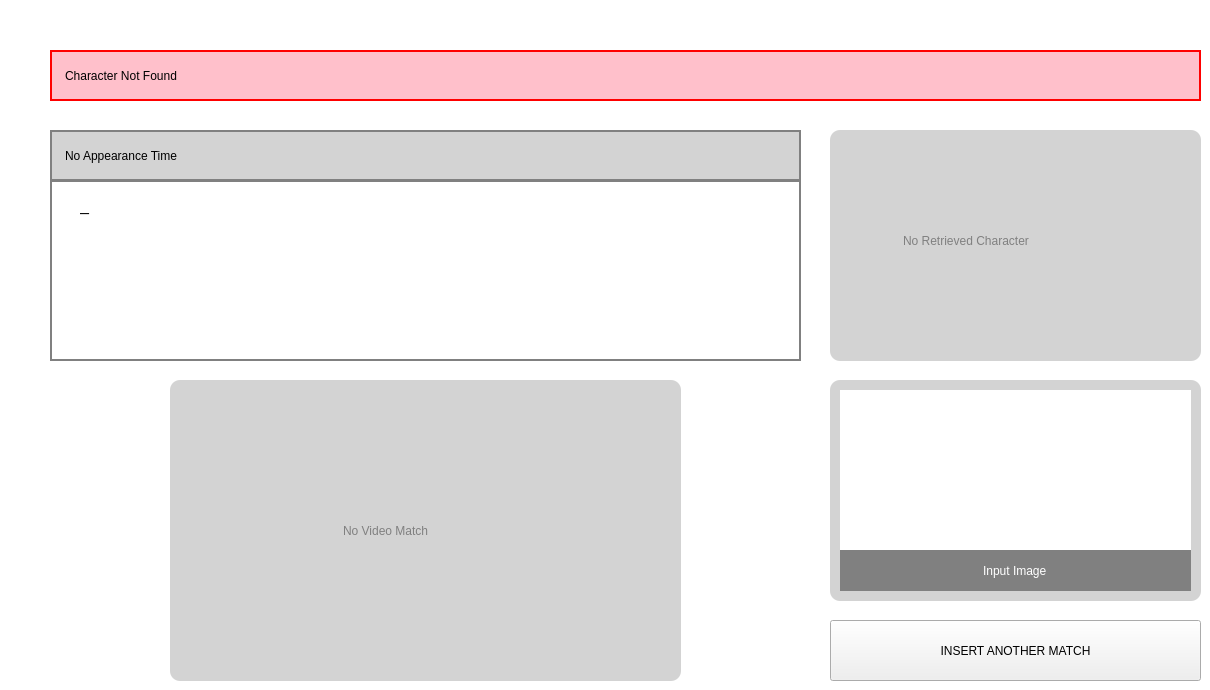
    <widget class="QWidget" name="not_found_page">
     <property name="styleSheet">
      <string notr="true">background-color:white</string>
     </property>
     <widget class="QLabel" name="label">
      <property name="geometry">
       <rect>
        <x>50</x>
        <y>50</y>
        <width>1151</width>
        <height>51</height>
       </rect>
      </property>
      <property name="styleSheet">
       <string notr="true">background-color:pink;
border: 2px solid red;
font: 12pt &quot;Arial Rounded MT Bold&quot;, &quot;Arial&quot;;
padding-left:10px;
</string>
      </property>
      <property name="text">
       <string>Character Not Found</string>
      </property>
     </widget>
     <widget class="QPushButton" name="btn_insertAnotherImage1">
      <property name="geometry">
       <rect>
        <x>830</x>
        <y>620</y>
        <width>371</width>
        <height>61</height>
       </rect>
      </property>
      <property name="styleSheet">
       <string notr="true">font: 12pt &quot;Shiny Signature&quot;, &quot;Arial&quot;;
background-color: none;</string>
      </property>
      <property name="text">
       <string>INSERT ANOTHER MATCH</string>
      </property>
     </widget>
     <widget class="QFrame" name="frame">
      <property name="geometry">
       <rect>
        <x>830</x>
        <y>380</y>
        <width>371</width>
        <height>221</height>
       </rect>
      </property>
      <property name="styleSheet">
       <string notr="true">background-color:lightgray;
border-radius: 10px;</string>
      </property>
      <property name="frameShape">
       <enum>QFrame::StyledPanel</enum>
      </property>
      <property name="frameShadow">
       <enum>QFrame::Raised</enum>
      </property>
      <widget class="QLabel" name="label_inputImage1">
       <property name="geometry">
        <rect>
         <x>10</x>
         <y>10</y>
         <width>351</width>
         <height>161</height>
        </rect>
       </property>
       <property name="autoFillBackground">
        <bool>false</bool>
       </property>
       <property name="styleSheet">
        <string notr="true">background-color:white;
border-radius: 0;</string>
       </property>
       <property name="text">
        <string/>
       </property>
       <property name="pixmap">
        <pixmap>images/we bare bear sticker medium.png</pixmap>
       </property>
       <property name="scaledContents">
        <bool>true</bool>
       </property>
      </widget>
      <widget class="QLabel" name="label_4">
       <property name="geometry">
        <rect>
         <x>10</x>
         <y>170</y>
         <width>351</width>
         <height>41</height>
        </rect>
       </property>
       <property name="styleSheet">
        <string notr="true">background-color:gray;
font: 9pt &quot;Arial Rounded MT Bold&quot;, &quot;Arial&quot;;
color: white;
border-radius: 0;
align:center;
padding-left: 140px;</string>
       </property>
       <property name="text">
        <string>Input Image</string>
       </property>
      </widget>
     </widget>
     <widget class="QFrame" name="frame_9">
      <property name="geometry">
       <rect>
        <x>830</x>
        <y>130</y>
        <width>371</width>
        <height>231</height>
       </rect>
      </property>
      <property name="styleSheet">
       <string notr="true">background-color:lightgray;
border-radius: 10px;</string>
      </property>
      <property name="frameShape">
       <enum>QFrame::StyledPanel</enum>
      </property>
      <property name="frameShadow">
       <enum>QFrame::Raised</enum>
      </property>
      <widget class="QLabel" name="label_20">
       <property name="geometry">
        <rect>
         <x>40</x>
         <y>80</y>
         <width>291</width>
         <height>61</height>
        </rect>
       </property>
       <property name="styleSheet">
        <string notr="true">
font: 12pt &quot;Arial Rounded MT Bold&quot;, &quot;Arial&quot;;
color: gray;
border-radius: 0;
align:center;
padding-left: 30px;</string>
       </property>
       <property name="text">
        <string>No Retrieved Character</string>
       </property>
      </widget>
     </widget>
     <widget class="QLabel" name="label_6">
      <property name="geometry">
       <rect>
        <x>50</x>
        <y>130</y>
        <width>751</width>
        <height>51</height>
       </rect>
      </property>
      <property name="styleSheet">
       <string notr="true">background-color:lightgray;
border: 2px solid gray;
font: 12pt &quot;Arial Rounded MT Bold&quot;, &quot;Arial&quot;;
padding-left:10px;
</string>
      </property>
      <property name="text">
       <string>No Appearance Time</string>
      </property>
     </widget>
     <widget class="QLabel" name="label_7">
      <property name="geometry">
       <rect>
        <x>50</x>
        <y>180</y>
        <width>751</width>
        <height>181</height>
       </rect>
      </property>
      <property name="styleSheet">
       <string notr="true">background-color:white;
border: 2px solid gray;
font: 12pt &quot;Arial Rounded MT Bold&quot;, &quot;Arial&quot;;
padding-left:10px;
</string>
      </property>
      <property name="text">
       <string/>
      </property>
     </widget>
     <widget class="QFrame" name="frame_10">
      <property name="geometry">
       <rect>
        <x>170</x>
        <y>380</y>
        <width>511</width>
        <height>301</height>
       </rect>
      </property>
      <property name="styleSheet">
       <string notr="true">background-color:lightgray;
border-radius: 10px;</string>
      </property>
      <property name="frameShape">
       <enum>QFrame::StyledPanel</enum>
      </property>
      <property name="frameShadow">
       <enum>QFrame::Raised</enum>
      </property>
      <widget class="QLabel" name="label_22">
       <property name="geometry">
        <rect>
         <x>140</x>
         <y>120</y>
         <width>231</width>
         <height>61</height>
        </rect>
       </property>
       <property name="styleSheet">
        <string notr="true">
font: 12pt &quot;Arial Rounded MT Bold&quot;, &quot;Arial&quot;;
color: gray;
border-radius: 0;
align:center;
padding-left: 30px;</string>
       </property>
       <property name="text">
        <string>No Video Match</string>
       </property>
      </widget>
     </widget>
     <widget class="QLabel" name="label_3">
      <property name="geometry">
       <rect>
        <x>80</x>
        <y>190</y>
        <width>71</width>
        <height>31</height>
       </rect>
      </property>
      <property name="styleSheet">
       <string notr="true">font-size: 12pt</string>
      </property>
      <property name="text">
       <string>_</string>
      </property>
     </widget>
     <zorder>frame</zorder>
     <zorder>label</zorder>
     <zorder>btn_insertAnotherImage1</zorder>
     <zorder>frame_9</zorder>
     <zorder>label_6</zorder>
     <zorder>label_7</zorder>
     <zorder>frame_10</zorder>
     <zorder>label_3</zorder>
    </widget>
